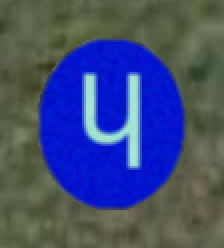
#> input picture Image Dataset/Close Ups/Circle/circle_#1329e4_h_#b8fae3.png, 112 x 124 px (shown 2 times larger); its folder holds 4 pictures in this run
$ python shape_recognition_runner.py
#> lines starting #> are read from the running program, lines starting #| are printed output that depends on the picture; after the words box and inside, x2 and y2 are one past the last pixel; in counts of white or black regions, pixels touching at a corner belong together
### Shape Recognition/shape_recognition.py
import cv2
import numpy as np
from sklearn.cluster import KMeans


# see https://stackoverflow.com/questions/29156091/opencv-edge-border-detection-based-on-color

class ShapeRecognition:
    # lower sigma is tighter https://www.pyimagesearch.com/2015/04/06/zero-parameter-automatic-canny-edge-detection-with-python-and-opencv/
    # [9 lines left out: function __auto_canny, not called in this run]

    def __classify_contour(self, image, contour):
        peri = cv2.arcLength(contour, True)
        approx = cv2.approxPolyDP(contour, 0.01 * peri, True)

        print(len(approx))
        cv2.drawContours(image, [approx], 0, (255, 0, 0), 2)


        # classify based on the number of vertices
        if len(approx) == 3:
            shape = "triangle"
        elif len(approx) == 4:
            shape = "rectangle"
        elif len(approx) == 7:
            shape = "heptagon"
        elif len(approx) == 10:
            shape = "star"
        elif len(approx) == 12:
            shape = "cross"
        else:
            shape = "circle"

        # return the name of the shape
        return shape

    def __select_contour(self, image):
        contours = cv2.findContours(image.copy(), cv2.RETR_TREE, cv2.CHAIN_APPROX_SIMPLE)[0]

        # [7 lines of commented-out code are left out]

        return max(contours, key=cv2.contourArea)

    def __preprocess_kmeans(self, image, k):
#> called with k = 3
        imageArr = image.reshape((image.shape[0] * image.shape[1], 3))
        clt = KMeans(n_clusters=k)
        clt.fit(imageArr)
        colors = clt.cluster_centers_
        for x in range(0, colors.shape[0]):
            for y in range(0, colors.shape[1]):
                colors[x][y] = round(colors[x][y])

        colors = colors.astype('uint8')

        imageArr = colors[clt.predict(imageArr)]
        image = imageArr.reshape((-1, image.shape[1], 3))

        return image


    def __preprocess_image(self, image):
        image = cv2.cvtColor(image, cv2.COLOR_BGR2HSV)
#> image: shape (106, 112, 3); mean H, S, V 42.3, 111.1, 158.1
        h, s, v = cv2.split(image)
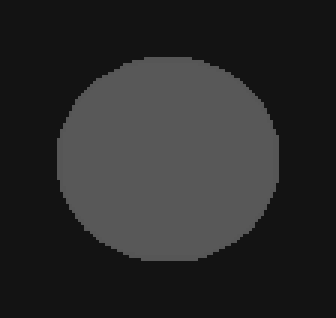
#> h: shape (106, 112) (shown 3 times larger); min 19, max 88, mean 42.3
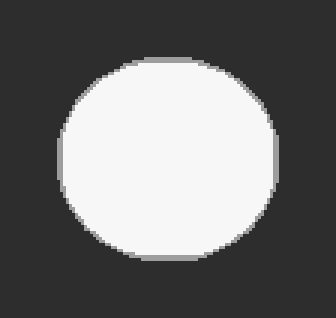
#> s: shape (106, 112) (shown 3 times larger); min 45, max 247, mean 111.1
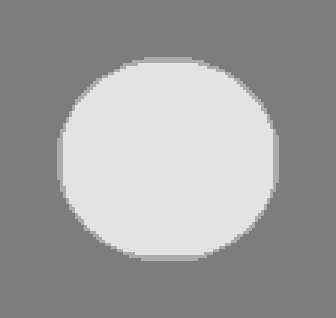
#> v: shape (106, 112) (shown 3 times larger); min 125, max 227, mean 158.1
        h = (h + 25) % 180
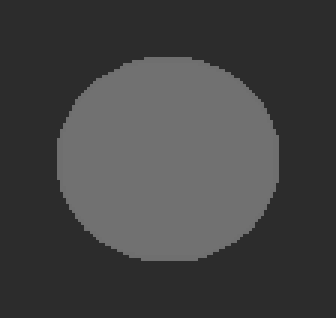
#> h: shape (106, 112) (shown 3 times larger); min 44, max 113, mean 67.3
        image = h
        high_thresh, thresh_im = cv2.threshold(image, 0, 255, cv2.THRESH_BINARY + cv2.THRESH_OTSU)
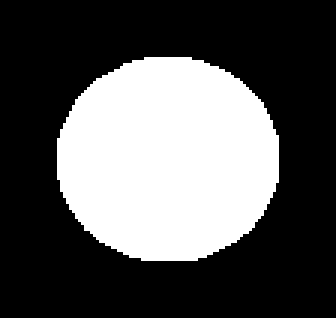
#> thresh_im: shape (106, 112) (shown 3 times larger); 33.9% white; 1 white region, box (x1, y1, x2, y2) and area: (19, 19, 93, 87) 4022
        image = cv2.Canny(image, high_thresh / 2, high_thresh)
#> image: shape (106, 112); 1.9% white in thin lines or dots, all inside (x1, y1, x2, y2) = (18, 18, 93, 87)

        # [9 lines of commented-out code are left out]

        return image

    def classify_image(self, image):
        cv2.imshow("Target", image)
        cv2.waitKey()

        imageK = self.__preprocess_kmeans(image, 3)

        imageP = self.__preprocess_image(imageK)
        contour = self.__select_contour(imageP)
        if contour is None:
            return None

        cv2.drawContours(imageK, [contour], 0, (255, 0, 0), 2)
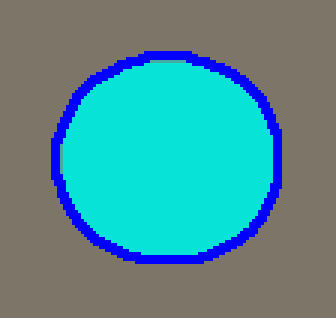
#> imageK: shape (106, 112, 3) (shown 3 times larger); mean of channels 0, 1, 2 146.9, 143.1, 80.7; drawn as B, G, R
        shape = self.__classify_contour(imageP, contour)
#> in __classify_contour, `cv2.drawContours(image, [approx], 0, (255, 0, 0), 2)`:
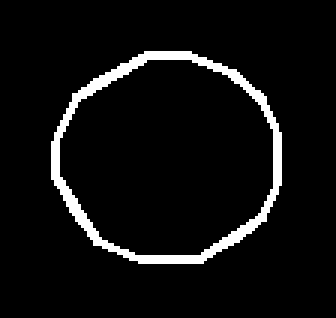
#> image: shape (106, 112) (shown 3 times larger); 5.9% white; 1 white region, box (x1, y1, x2, y2) and area: (17, 17, 94, 88) 696
        print(shape)

        cv2.imshow("Target", imageP)
        cv2.waitKey()

        cv2.imshow("Target", imageK)
        cv2.waitKey()

### Shape Recognition/shape_recognition_runner.py
from pathlib import Path
from shape_recognition import ShapeRecognition
import os
import cv2

images = []
possible_shapes = [
    "circle",
    "cross",
    "heptagon",
    "quartercircle",
    "rectangle",
    "semicircle",
    "star",
    "triangle"
]

def load_images():
    p = Path('../Image Dataset/Close Ups')
    for shape in os.scandir(p):
        if shape.is_dir():
            for image in os.scandir(shape):
                if Path(image).suffix == ".png":
                    images.append({
                        "path": str(Path(image).absolute()),
                        "shape": Path(image).name.split("_")[0],
                        "background_color": Path(image).name.split("_")[1],
                        "letter_color": Path(image).name.split("_")[3][:-4],
                        "letter": Path(image).name.split("_")[2],
                        "image": cv2.imread(str(Path(image).absolute()))
                    })


def main():
    load_images()
    ShapeRecognition().classify_image(images[1]["image"])

main()
